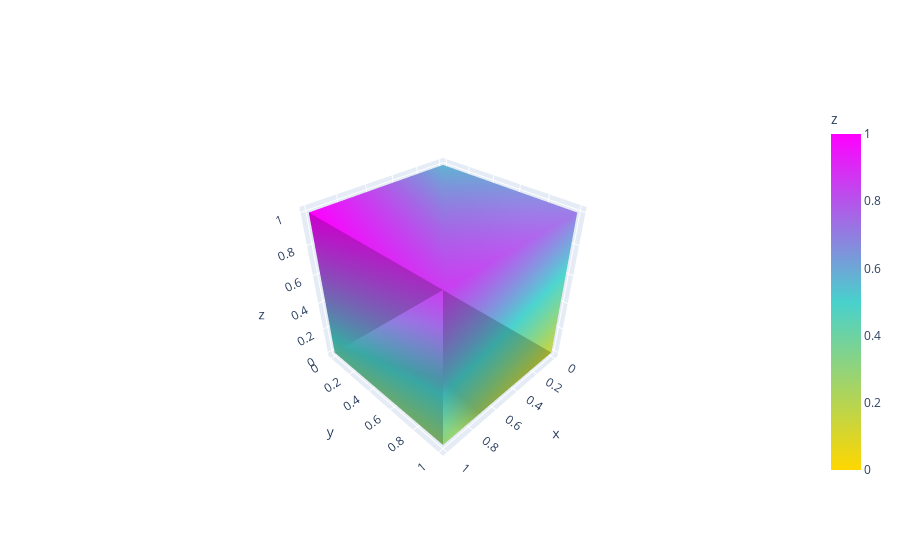

Notebook source saved alongside this figure:
### Code cell
# Mesh cube from https://plotly.com/python/3d-mesh/#mesh-cube
fig = go.Figure(data=[
    go.Mesh3d(
        # 8 vertices of a cube
        x=[0, 0, 1, 1, 0, 0, 1, 1],
        y=[0, 1, 1, 0, 0, 1, 1, 0],
        z=[0, 0, 0, 0, 1, 1, 1, 1],
        colorbar_title='z',
        colorscale=[[0, 'gold'],
                    [0.5, 'mediumturquoise'],
                    [1, 'magenta']],
        # Intensity of each vertex, which will be interpolated and color-coded
        intensity = np.linspace(0, 1, 8, endpoint=True),
        # i, j and k give the vertices of triangles
        i = [7, 0, 0, 0, 4, 4, 6, 6, 4, 0, 3, 2],
        j = [3, 4, 1, 2, 5, 6, 5, 2, 0, 1, 6, 3],
        k = [0, 7, 2, 3, 6, 7, 1, 1, 5, 5, 7, 6],
        name='y',
        showscale=True
    )
])

fig.show()

### Figure 1 — Plotly figure (JSON) as saved in the notebook; plotly's stock layout.template omitted (floating-point values rounded to 4 significant figures)
{"data": [{"colorbar": {"title": {"text": "z"}}, "colorscale": [[0, "gold"], [0.5, "mediumturquoise"], [1, "magenta"]], "i": [7, 0, 0, 0, 4, 4, 6, 6, 4, 0, 3, 2], "intensity": [0, 0.1429, 0.2857, 0.4286, 0.5714, 0.7143, 0.8571, 1], "j": [3, 4, 1, 2, 5, 6, 5, 2, 0, 1, 6, 3], "k": [0, 7, 2, 3, 6, 7, 1, 1, 5, 5, 7, 6], "name": "y", "showscale": true, "type": "mesh3d", "x": [0, 0, 1, 1, 0, 0, 1, 1], "y": [0, 1, 1, 0, 0, 1, 1, 0], "z": [0, 0, 0, 0, 1, 1, 1, 1]}], "layout": {"autosize": true, "scene": {"aspectmode": "auto", "aspectratio": {"x": 1, "y": 1, "z": 1}, "camera": {"center": {"x": 0, "y": 0, "z": 0}, "eye": {"x": 1.47, "y": 1.47, "z": 1.47}, "projection": {"type": "perspective"}, "up": {"x": 0, "y": 0, "z": 1}}}}}
